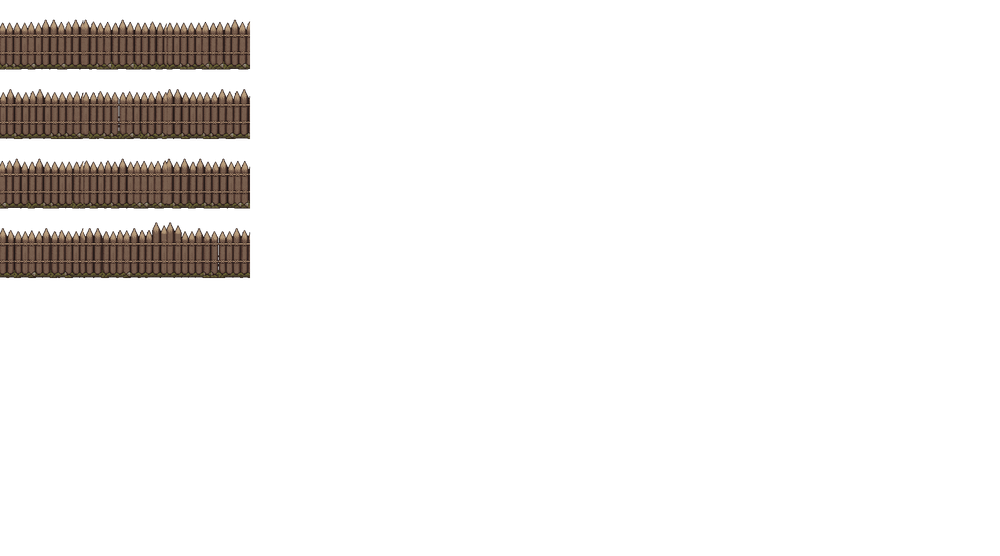
#> input picture img/characters/!Garnizon_Palisada.png, 1000 x 556 px, shrunk from 1728 x 960 before the run
$ python post_img.py
#> lines starting #> are read from the running program, lines starting #| are printed output that depends on the picture
# -*- coding: utf-8 -*-
"""NOWY plik img/characters/!$Garnizon_Brama_Slup.png: slup bramy palisady (kadr 48x120, 3 wzorce x 4 kierunki), kolory z palisady."""
import os, random
from PIL import Image, ImageDraw
ROOT = os.path.abspath(os.path.join(os.path.dirname(__file__), "..", "..", ".."))
pal = Image.open(os.path.join(ROOT, "img", "characters", "!Garnizon_Palisada.png")).convert("RGBA")
#> pal is the input picture: PIL image 1000x556 RGBA; mean R, G, B, A 8.3, 6.5, 5.3, 20.4
# palette from the palisade logs
cols = {}
for (x, y) in ((20, 70), (21, 80), (30, 60), (45, 90), (60, 70), (75, 85), (100, 75), (120, 66)):
    cols[(x, y)] = pal.getpixel((x, y))
#> after the loop, cols = {(20, 70): (0, 0, 0, 0), (21, 80): (0, 0, 0, 0), (30, 60): (115, 90, 74, 255), (45, 90): (0, 0, 0, 0), (60, 70): (0, 0, 0, 0), (75, 85): (0, 0, 0, 0), (100, 75): (0, 0, 0, 0), (120, 66): (74, 65, 40, 254)}
base = [c for c in cols.values() if c[3] > 200]
#> base = [(115, 90, 74, 255), (74, 65, 40, 254)]
def avg(cs): return tuple(sum(c[i] for c in cs) // len(cs) for i in range(3))
mid = avg(base); dark = tuple(int(v * 0.62) for v in mid); light = tuple(min(255, int(v * 1.25)) for v in mid); deep = tuple(int(v * 0.42) for v in mid)
#> after `mid = avg(base)`: mid = (94, 77, 57)
#> after `dark = tuple((int(v * 0.62) for v in mid))`: dark = (58, 47, 35)
#> after `light = tuple((min(255, int(v * 1.25)) for v in mid))`: light = (117, 96, 71)
#> after `deep = tuple((int(v * 0.42) for v in mid))`: deep = (39, 32, 23)
W, H = 48, 120
f = Image.new("RGBA", (W, H), (0, 0, 0, 0)); d = ImageDraw.Draw(f)
#> after `f = Image.new('RGBA', (W, H), (0, 0, 0, 0))`: f: PIL image 48x120 RGBA; every value is 0
x0, x1 = 7, 40                                 # trunk 34 wide
top = 22
d.rectangle([x0, top, x1, H - 4], fill=mid + (255,))
for x in range(x0, x1 + 1, 6):                 # log grooves (vertical)
    d.line([x, top + 3, x, H - 5], fill=dark + (255,))
d.line([x0, top, x0, H - 4], fill=light + (255,)); d.line([x1, top, x1, H - 4], fill=deep + (255,))
d.rectangle([x0 + 1, top, x0 + 3, H - 4], fill=light + (120,))
# cap: a wider flat head with a pointed top
d.rectangle([x0 - 3, top - 8, x1 + 3, top + 1], fill=dark + (255,))
d.rectangle([x0 - 3, top - 8, x1 + 3, top - 7], fill=light + (255,))
d.polygon([(x0 - 1, top - 8), (x1 + 1, top - 8), (24, top - 20)], fill=mid + (255,), outline=deep + (255,))
d.line([(24, top - 20), (x0 - 1, top - 8)], fill=light + (255,))
# rope / iron bands
for yy in (top + 22, top + 52):
    d.rectangle([x0 - 1, yy, x1 + 1, yy + 4], fill=(70, 58, 44, 255)); d.line([x0 - 1, yy, x1 + 1, yy], fill=(120, 100, 76, 255)); d.line([x0 - 1, yy + 4, x1 + 1, yy + 4], fill=deep + (255,))
# foot: stones and moss like the palisade's
rnd = random.Random(5)
for i in range(9):
    sx = x0 - 3 + i * 5; sy = H - 8 + rnd.randint(-1, 1)
    d.ellipse([sx, sy, sx + 6, sy + 6], fill=(98, 92, 84, 255), outline=(60, 56, 50, 255))
d.rectangle([x0 - 2, H - 3, x1 + 2, H - 1], fill=(62, 70, 40, 255))
sheet = Image.new("RGBA", (W * 3, H * 4), (0, 0, 0, 0))
#> sheet: PIL image 144x480 RGBA; every value is 0
for cx in range(3):
    for cy in range(4): sheet.paste(f, (cx * W, cy * H))
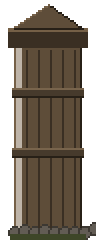
#> f: PIL image 48x120 RGBA (shown 2 times larger); mean R, G, B, A 58.2, 48.3, 36, 169.6; transparent parts drawn white
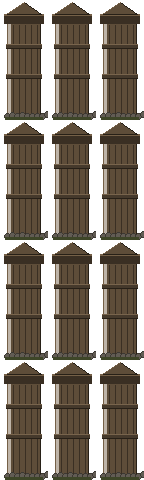
#> sheet: PIL image 144x480 RGBA; mean R, G, B, A 58.2, 48.3, 36, 169.6; transparent parts drawn white
out = os.path.join(ROOT, "img", "characters", "!$Garnizon_Brama_Slup.png")
if os.path.exists(out): raise SystemExit("jest juz: " + out)
sheet.save(out); print("zapisano", out, sheet.size)
#| zapisano img/characters/!$Garnizon_Brama_Slup.png (144, 480)

$ run again, with img/characters/!$Chandelier.png copied over img/characters/!Garnizon_Palisada.png
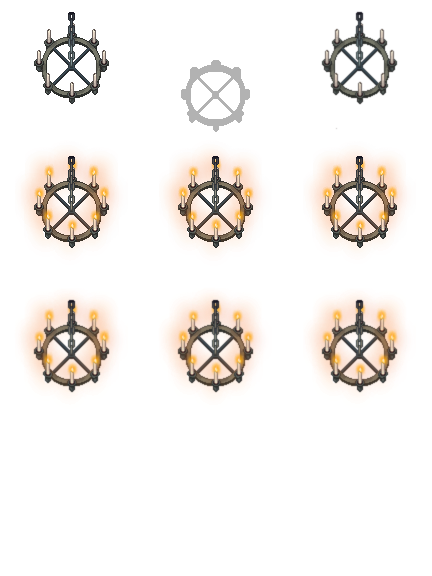
#> input picture img/characters/!$Chandelier.png, 432 x 576 px
#> pal is the input picture: PIL image 432x576 RGBA; mean R, G, B, A 239, 212.2, 192, 25.6
#> after the loop `for (x, y) in ((20, 70), (21, 80), (30, 60), (45, 90), (60, 70), (75, ..`: cols = {(20, 70): (255, 255, 255, 0), (21, 80): (255, 255, 255, 0), (30, 60): (255, 255, 255, 0), (45, 90): (40, 41, 40, 255), (60, 70): (255, 255, 255, 0), (75, 85): (255, 255, 255, 0), (100, 75): (42, 45, 41, 255), (120, 66): (255, 255, 255, 0)}
#> base = [(40, 41, 40, 255), (42, 45, 41, 255)]
#> mid = (41, 43, 40)
#> dark = (25, 26, 24)
#> light = (51, 53, 50)
#> deep = (17, 18, 16)
#> after the loop `for cx in range(3):`:
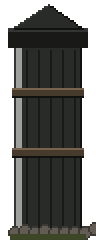
#> f: PIL image 48x120 RGBA (shown 2 times larger); mean R, G, B, A 29.9, 30.2, 26.9, 169.6; transparent parts drawn white
#> after the loop `for cx in range(3):`:
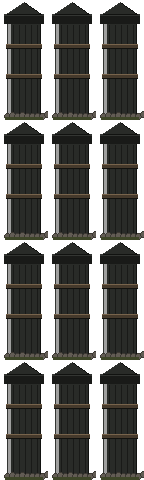
#> sheet: PIL image 144x480 RGBA; mean R, G, B, A 29.9, 30.2, 26.9, 169.6; transparent parts drawn white
#| zapisano img/characters/!$Garnizon_Brama_Slup.png (144, 480)
